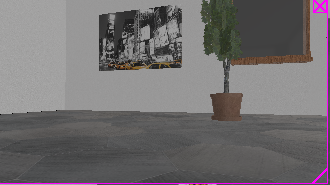
#> input picture inset_test.png, 330 x 185 px
$ python -i vision.py   (imports and definitions only)
#> lines starting #> are read from the running program, lines starting #| are printed output that depends on the picture; after the words box and inside, x2 and y2 are one past the last pixel; in counts of white or black regions, pixels touching at a corner belong together
#> further down, picture is the input picture: shape (185, 330, 3); mean B, G, R 112, 110.4, 114.2
"""OpenCV helper utilities shared by task modules."""

from __future__ import annotations

try:
    import cv2
except ImportError as exc:  # pragma: no cover - depends on system packages
    raise RuntimeError(
        "OpenCV is required for the perception pipeline. "
        "Install python3-opencv and ros-humble-cv-bridge."
    ) from exc

import numpy as np

from .geometry import order_points


def find_contours(binary_image: np.ndarray) -> list[np.ndarray]:
    """OpenCV version-safe contour extraction."""
    result = cv2.findContours(binary_image, cv2.RETR_EXTERNAL, cv2.CHAIN_APPROX_SIMPLE)
    return result[0] if len(result) == 2 else result[1]


def warp_quadrilateral(image: np.ndarray, points: np.ndarray, size: int = 240) -> np.ndarray:
    """Perspective-warp a quadrilateral patch into a square view."""
    ordered = order_points(points)
    destination = np.array(
        [
            [0, 0],
            [size - 1, 0],
            [size - 1, size - 1],
            [0, size - 1],
        ],
        dtype=np.float32,
    )
    matrix = cv2.getPerspectiveTransform(ordered, destination)
    return cv2.warpPerspective(image, matrix, (size, size))


def threshold_dark_regions(image: np.ndarray) -> np.ndarray:
    """Return a mask where darker regions are white."""
    gray = cv2.cvtColor(image, cv2.COLOR_BGR2GRAY)
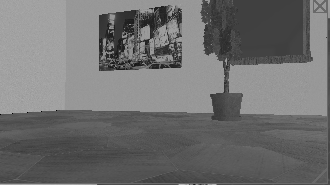
#> gray: shape (185, 330); min 0, max 182, mean 111.6
    blurred = cv2.GaussianBlur(gray, (5, 5), 0)
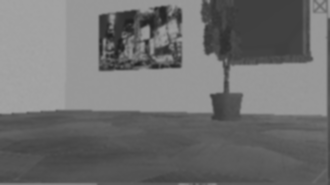
#> blurred: shape (185, 330); min 32, max 164, mean 111.6
    _, mask = cv2.threshold(
        blurred,
        0,
        255,
        cv2.THRESH_BINARY_INV + cv2.THRESH_OTSU,
    )
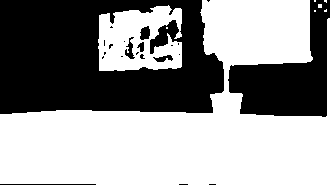
#> mask: shape (185, 330); 58.1% white; 22 black regions (15 under 20 px), largest, box (x1, y1, x2, y2) and area: (0, 0, 224, 114) 19197, (228, 0, 330, 117) 5849, (140, 26, 150, 40) 108
    kernel = cv2.getStructuringElement(cv2.MORPH_RECT, (5, 5))
    mask = cv2.morphologyEx(mask, cv2.MORPH_CLOSE, kernel, iterations=2)
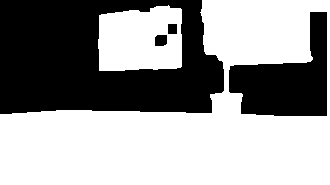
#> mask: shape (185, 330); 60% white; 4 black regions, box (x1, y1, x2, y2) and area: (0, 0, 224, 114) 18618, (229, 12, 327, 116) 5616, (155, 35, 167, 46) 125, (168, 24, 177, 34) 90
    return mask


def rotate_image(image: np.ndarray, clockwise_quarter_turns: int) -> np.ndarray:
    """Rotate an image by 90-degree increments."""
    turns = clockwise_quarter_turns % 4
    if turns == 0:
        return image.copy()
    if turns == 1:
        return cv2.rotate(image, cv2.ROTATE_90_CLOCKWISE)
    if turns == 2:
        return cv2.rotate(image, cv2.ROTATE_180)
    return cv2.rotate(image, cv2.ROTATE_90_COUNTERCLOCKWISE)

>>> import cv2
>>> picture = cv2.imread('../../../../inset_test.png')
>>> result = threshold_dark_regions(picture)
